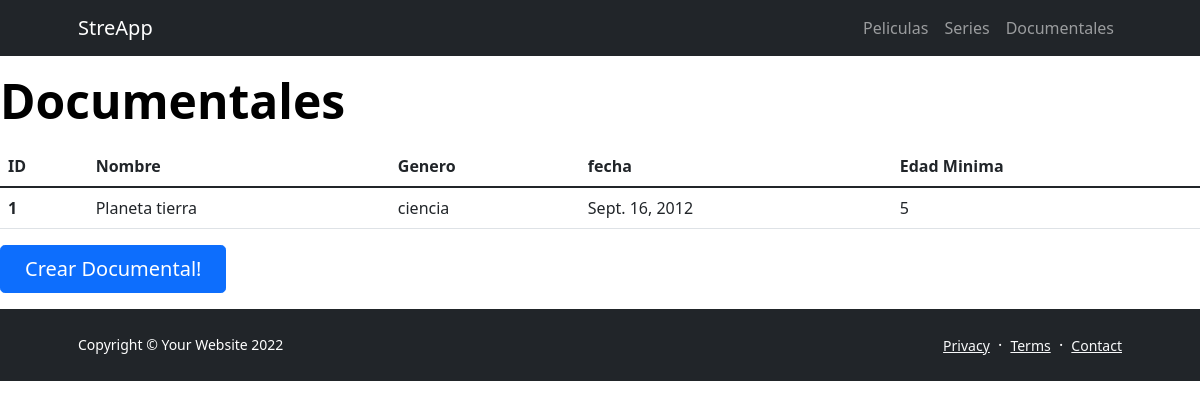
The app's page /streapp/documentales/, older data.
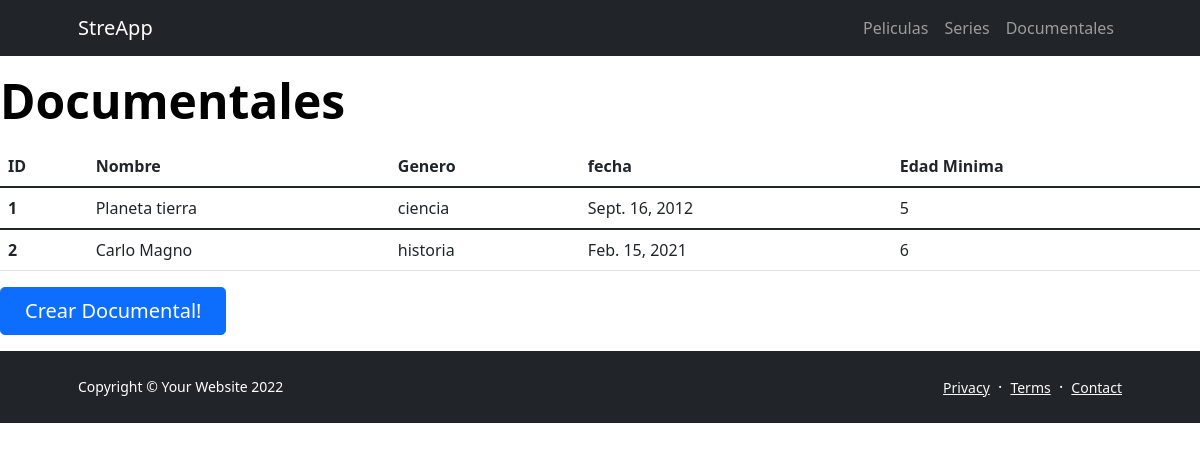
The same page, newer data.
### streapp/models.py (models this page shows, shortened)
class Documentales(models.Model):
    nombre = models.CharField(max_length=128)
    genero = models.CharField(max_length=128)
    fecha = models.DateField()
    aptoPara = models.IntegerField()

### streapp/views.py (the view)
def documentales(request):
        listas = Documentales.objects.all()
        return render(request, "streapp/documentales.html", {"listas":listas})

### streapp/templates/streapp/documentales.html (shortened to what this page needs)
{% extends "streapp/plantilla_base.html" %}
{% block contenido_base %}
<h1 class="display-5 fw-bolder text-black mb-2">Documentales</h1>
<table class="table">
    <thead>
      <tr>
        <th scope="col">ID</th>
        <th scope="col">Nombre</th>
        <th scope="col">Genero</th>
        <th scope="col">fecha</th>
        <th scope="col">Edad Minima</th>
      </tr>
    </thead>
    <tbody>
    {% for lista in listas %}
      <tr>
        <th scope="row">{{lista.id}}</th>
        <td>{{lista.nombre}}</td>
        <td>{{lista.genero}}</td>
        <td>{{lista.fecha}}</td>
        <td>{{lista.aptoPara}}</td>
      </tr>
    </tbody>
    {% endfor %}
  </table>
<a class="btn btn-primary btn-lg px-4 me-sm-3" href="{% url 'form_documentales' %}">Crear Documental!</a>
{% endblock contenido_base %}}

Row changes from the older to the newer data that the page shows:
added Documentales: id "2", nombre "Carlo Magno", genero "historia", fecha "Feb. 15, 2021", aptoPara "6"
